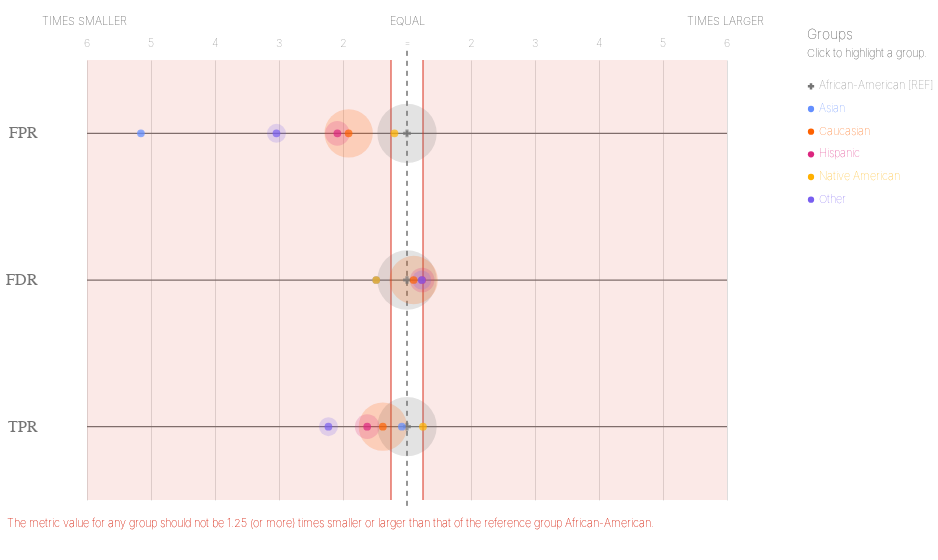

This figure's notebook cell:
### Code cell
plot.disparities(majority_bdf, METRICS, ATTRIBUTE)

### Figure 1 — Vega-Lite specification as saved in the notebook (floating-point values rounded to 4 significant figures)
{"config": {"view": {"continuousWidth": 400, "continuousHeight": 300, "strokeWidth": 0}, "axisLeft": {"labelColor": "rgb(117,117,117)", "labelFont": "Arial", "labelFontSize": 16}}, "layer": [{"data": {"name": "data-1b6c0ee1ed0a3dafb2de7fad4b1f89f3"}, "mark": {"type": "rule", "stroke": "rgb(117,117,117)", "strokeWidth": 1.25, "tooltip": ""}, "encoding": {"x": {"type": "quantitative", "field": "x", "scale": {"domain": [-5, 5], "range": [80.0, 720.0]}}, "x2": {"field": "x2"}, "y": {"type": "nominal", "axis": {"domain": false, "labelAngle": 0, "labelPadding": -30, "orient": "left", "ticks": false, "title": ""}, "field": "metric", "scale": {"domain": ["FPR", "FDR", "TPR"], "range": [55.0, 495.0]}}}}, {"data": {"name": "data-79dd248bdaa0ea02c535240e8ad022c8"}, "mark": {"type": "rule", "stroke": "rgb(117,117,117)", "strokeDash": [5, 5], "strokeWidth": 1}, "encoding": {"tooltip": {"value": "African-American [REF]"}, "x": {"value": 400.0}, "y": {"value": 45.83}, "y2": {"value": 504.2}}}, {"data": {"name": "data-480d08adbcf1a8788c7976ef0d60b38c"}, "mark": {"type": "text", "align": "center", "color": "rgb(117,117,117)", "font": "Arial", "fontSize": 11, "fontWeight": 100, "tooltip": ""}, "encoding": {"text": {"type": "nominal", "field": "label"}, "x": {"type": "quantitative", "field": "value", "scale": {"domain": [-5, 5], "range": [80.0, 720.0]}}, "y": {"value": 38.5}}}, {"layer": [{"mark": {"type": "text", "align": "right", "fill": "rgb(117,117,117)", "font": "Arial", "fontSize": 11, "fontWeight": 100, "tooltip": ""}, "encoding": {"text": {"value": "TIMES SMALLER"}, "x": {"value": 120.0}, "y": {"value": 16.5}}}, {"mark": {"type": "text", "align": "left", "fill": "rgb(117,117,117)", "font": "Arial", "fontSize": 11, "fontWeight": 100, "tooltip": ""}, "encoding": {"text": {"value": "TIMES LARGER"}, "x": {"value": 680.0}, "y": {"value": 16.5}}}, {"mark": {"type": "text", "align": "center", "fill": "rgb(117,117,117)", "font": "Arial", "fontSize": 11, "fontWeight": 100, "tooltip": ""}, "encoding": {"text": {"value": "EQUAL"}, "x": {"value": 400.0}, "y": {"value": 16.5}}}], "data": {"name": "data-79dd248bdaa0ea02c535240e8ad022c8"}}, {"layer": [{"mark": {"type": "rule", "opacity": 0.8, "stroke": "rgb(217, 46, 28)", "strokeWidth": 1.25, "tooltip": ""}, "encoding": {"x": {"type": "quantitative", "field": "min", "scale": {"domain": [-5, 5], "range": [80.0, 720.0]}}, "y": {"value": 55.0}, "y2": {"value": 495.0}}}, {"mark": {"type": "rule", "opacity": 0.8, "stroke": "rgb(217, 46, 28)", "strokeWidth": 1.25, "tooltip": ""}, "encoding": {"x": {"type": "quantitative", "field": "max", "scale": {"domain": [-5, 5], "range": [80.0, 720.0]}}, "y": {"value": 55.0}, "y2": {"value": 495.0}}}, {"layer": [{"mark": {"type": "rect", "fill": "rgb(217, 46, 28)", "opacity": 0.1, "tooltip": ""}, "encoding": {"x": {"type": "quantitative", "field": "min", "scale": {"domain": [-5, 5], "range": [80.0, 720.0]}}, "x2": {"field": "lower_end"}, "y": {"value": 55.0}, "y2": {"value": 495.0}}}, {"mark": {"type": "rect", "fill": "rgb(217, 46, 28)", "opacity": 0.1, "tooltip": ""}, "encoding": {"x": {"type": "quantitative", "field": "max", "scale": {"domain": [-5, 5], "range": [80.0, 720.0]}}, "x2": {"field": "upper_end"}, "y": {"value": 55.0}, "y2": {"value": 495.0}}}]}, {"data": {"name": "data-79dd248bdaa0ea02c535240e8ad022c8"}, "mark": {"type": "text", "align": "left", "baseline": "top", "fill": "rgb(217, 46, 28)", "font": "Arial", "fontSize": 11, "fontWeight": 100, "tooltip": ""}, "encoding": {"text": {"value": "The metric value for any group should not be 1.25 (or more) times smaller or larger than that of the reference group African-American."}, "x": {"value": 0}, "y": {"value": 513.3}}}], "data": {"name": "data-5410892836ee63ff73ffba8075fa2b3d"}}, {"layer": [{"mark": "circle"}, {"data": {"name": "data-2212780b1f478cf24ed134466f6e26ca"}, "mark": {"type": "circle", "opacity": 0.2}, "encoding": {"color": {"condition": {"type": "nominal", "field": "attribute_value", "legend": null, "scale": {"domain": ["African-American", "Asian", "Caucasian", "Hispanic", "Native American", "Other"], "range": ["rgb(117,117,117)", "rgb(100, 143, 255)", "rgb(254, 97, 0)", "rgb(220, 38, 127)", "rgb(255, 176, 0)", "rgb(120, 94, 240)"]}, "selection": "selector001"}, "value": "rgb(224,224,224)"}, "size": {"type": "quantitative", "field": "group_size", "legend": null, "scale": {"domain": [0, 4435.0], "range": [0, 4224.0]}}, "tooltip": [{"type": "nominal", "field": "attribute_value", "title": "Group"}, {"type": "nominal", "field": "tooltip_group_size", "title": "Group Size"}, {"type": "nominal", "field": "tooltip_disparity_explanation_fpr", "title": "Disparity"}, {"type": "quantitative", "field": "fpr", "format": ".2f", "title": "FPR"}], "x": {"type": "quantitative", "axis": {"domain": false, "labels": false, "ticks": false, "title": null, "values": [-5, -4, -3, -2, -1, 1, 2, 3, 4, 5]}, "field": "fpr_disparity_scaled", "scale": {"domain": [-5, 5], "range": [80.0, 720.0]}}, "y": {"type": "nominal", "axis": {"domain": false, "grid": false, "labels": false, "ticks": false, "title": " "}, "field": "metric_variable", "scale": {"domain": ["FPR", "FDR", "TPR"], "range": [55.0, 495.0]}}}, "selection": {"selector003": {"type": "multi", "empty": "all", "fields": ["attribute_value"]}}, "transform": [{"calculate": "'FPR'", "as": "metric_variable"}]}, {"data": {"name": "data-2212780b1f478cf24ed134466f6e26ca"}, "mark": {"type": "circle", "opacity": 0.2}, "encoding": {"color": {"condition": {"type": "nominal", "field": "attribute_value", "legend": null, "scale": {"domain": ["African-American", "Asian", "Caucasian", "Hispanic", "Native American", "Other"], "range": ["rgb(117,117,117)", "rgb(100, 143, 255)", "rgb(254, 97, 0)", "rgb(220, 38, 127)", "rgb(255, 176, 0)", "rgb(120, 94, 240)"]}, "selection": "selector001"}, "value": "rgb(224,224,224)"}, "size": {"type": "quantitative", "field": "group_size", "legend": null, "scale": {"domain": [0, 4435.0], "range": [0, 4224.0]}}, "tooltip": [{"type": "nominal", "field": "attribute_value", "title": "Group"}, {"type": "nominal", "field": "tooltip_group_size", "title": "Group Size"}, {"type": "nominal", "field": "tooltip_disparity_explanation_fdr", "title": "Disparity"}, {"type": "quantitative", "field": "fdr", "format": ".2f", "title": "FDR"}], "x": {"type": "quantitative", "axis": {"domain": false, "labels": false, "ticks": false, "title": null, "values": [-5, -4, -3, -2, -1, 1, 2, 3, 4, 5]}, "field": "fdr_disparity_scaled", "scale": {"domain": [-5, 5], "range": [80.0, 720.0]}}, "y": {"type": "nominal", "axis": {"domain": false, "grid": false, "labels": false, "ticks": false, "title": " "}, "field": "metric_variable", "scale": {"domain": ["FPR", "FDR", "TPR"], "range": [55.0, 495.0]}}}, "selection": {"selector005": {"type": "multi", "empty": "all", "fields": ["attribute_value"]}}, "transform": [{"calculate": "'FDR'", "as": "metric_variable"}]}, {"data": {"name": "data-2212780b1f478cf24ed134466f6e26ca"}, "mark": {"type": "circle", "opacity": 0.2}, "encoding": {"color": {"condition": {"type": "nominal", "field": "attribute_value", "legend": null, "scale": {"domain": ["African-American", "Asian", "Caucasian", "Hispanic", "Native American", "Other"], "range": ["rgb(117,117,117)", "rgb(100, 143, 255)", "rgb(254, 97, 0)", "rgb(220, 38, 127)", "rgb(255, 176, 0)", "rgb(120, 94, 240)"]}, "selection": "selector001"}, "value": "rgb(224,224,224)"}, "size": {"type": "quantitative", "field": "group_size", "legend": null, "scale": {"domain": [0, 4435.0], "range": [0, 4224.0]}}, "tooltip": [{"type": "nominal", "field": "attribute_value", "title": "Group"}, {"type": "nominal", "field": "tooltip_group_size", "title": "Group Size"}, {"type": "nominal", "field": "tooltip_disparity_explanation_tpr", "title": "Disparity"}, {"type": "quantitative", "field": "tpr", "format": ".2f", "title": "TPR"}], "x": {"type": "quantitative", "axis": {"domain": false, "labels": false, "ticks": false, "title": null, "values": [-5, -4, -3, -2, -1, 1, 2, 3, 4, 5]}, "field": "tpr_disparity_scaled", "scale": {"domain": [-5, 5], "range": [80.0, 720.0]}}, "y": {"type": "nominal", "axis": {"domain": false, "grid": false, "labels": false, "ticks": false, "title": " "}, "field": "metric_variable", "scale": {"domain": ["FPR", "FDR", "TPR"], "range": [55.0, 495.0]}}}, "selection": {"selector007": {"type": "multi", "empty": "all", "fields": ["attribute_value"]}}, "transform": [{"calculate": "'TPR'", "as": "metric_variable"}]}, {"layer": [{"mark": "point"}, {"data": {"name": "data-2212780b1f478cf24ed134466f6e26ca"}, "mark": {"type": "point", "filled": true, "size": 60}, "encoding": {"color": {"condition": {"type": "nominal", "field": "attribute_value", "legend": null, "scale": {"domain": ["African-American", "Asian", "Caucasian", "Hispanic", "Native American", "Other"], "range": ["rgb(117,117,117)", "rgb(100, 143, 255)", "rgb(254, 97, 0)", "rgb(220, 38, 127)", "rgb(255, 176, 0)", "rgb(120, 94, 240)"]}, "selection": "selector001"}, "value": "rgb(224,224,224)"}, "shape": {"type": "nominal", "field": "attribute_value", "legend": null, "scale": {"domain": ["African-American", "Asian", "Caucasian", "Hispanic", "Native American", "Other"], "range": ["cross", "circle", "circle", "circle", "circle", "circle"]}}, "tooltip": [{"type": "nominal", "field": "attribute_value", "title": "Group"}, {"type": "nominal", "field": "tooltip_group_size", "title": "Group Size"}, {"type": "nominal", "field": "tooltip_disparity_explanation_fpr", "title": "Disparity"}, {"type": "quantitative", "field": "fpr", "format": ".2f", "title": "FPR"}], "x": {"type": "quantitative", "axis": {"domain": false, "labels": false, "ticks": false, "title": null, "values": [-5, -4, -3, -2, -1, 1, 2, 3, 4, 5]}, "field": "fpr_disparity_scaled", "scale": {"domain": [-5, 5], "range": [80.0, 720.0]}}, "y": {"type": "nominal", "axis": {"domain": false, "grid": false, "labels": false, "ticks": false, "title": " "}, "field": "metric_variable", "scale": {"domain": ["FPR", "FDR", "TPR"], "range": [55.0, 495.0]}}}, "selection": {"selector002": {"type": "multi", "empty": "all", "fields": ["attribute_value"]}}, "transform": [{"calculate": "'FPR'", "as": "metric_variable"}]}, {"data": {"name": "data-2212780b1f478cf24ed134466f6e26ca"}, "mark": {"type": "point", "filled": true, "size": 60}, "encoding": {"color": {"condition": {"type": "nominal", "field": "attribute_value", "legend": null, "scale": {"domain": ["African-American", "Asian", "Caucasian", "Hispanic", "Native American", "Other"], "range": ["rgb(117,117,117)", "rgb(100, 143, 255)", "rgb(254, 97, 0)", "rgb(220, 38, 127)", "rgb(255, 176, 0)", "rgb(120, 94, 240)"]}, "selection": "selector001"}, "value": "rgb(224,224,224)"}, "shape": {"type": "nominal", "field": "attribute_value", "legend": null, "scale": {"domain": ["African-American", "Asian", "Caucasian", "Hispanic", "Native American", "Other"], "range": ["cross", "circle", "circle", "circle", "circle", "circle"]}}, "tooltip": [{"type": "nominal", "field": "attribute_value", "title": "Group"}, {"type": "nominal", "field": "tooltip_group_size", "title": "Group Size"}, {"type": "nominal", "field": "tooltip_disparity_explanation_fdr", "title": "Disparity"}, {"type": "quantitative", "field": "fdr", "format": ".2f", "title": "FDR"}], "x": {"type": "quantitative", "axis": {"domain": false, "labels": false, "ticks": false, "title": null, "values": [-5, -4, -3, -2, -1, 1, 2, 3, 4, 5]}, "field": "fdr_disparity_scaled", "scale": {"domain": [-5, 5], "range": [80.0, 720.0]}}, "y": {"type": "nominal", "axis": {"domain": false, "grid": false, "labels": false, "ticks": false, "title": " "}, "field": "metric_variable", "scale": {"domain": ["FPR", "FDR", "TPR"], "range": [55.0, 495.0]}}}, "selection": {"selector004": {"type": "multi", "empty": "all", "fields": ["attribute_value"]}}, "transform": [{"calculate": "'FDR'", "as": "metric_variable"}]}, {"data": {"name": "data-2212780b1f478cf24ed134466f6e26ca"}, "mark": {"type": "point", "filled": true, "size": 60}, "encoding": {"color": {"condition": {"type": "nominal", "field": "attribute_value", "legend": null, "scale": {"domain": ["African-American", "Asian", "Caucasian", "Hispanic", "Native American", "Other"], "range": ["rgb(117,117,117)", "rgb(100, 143, 255)", "rgb(254, 97, 0)", "rgb(220, 38, 127)", "rgb(255, 176, 0)", "rgb(120, 94, 240)"]}, "selection": "selector001"}, "value": "rgb(224,224,224)"}, "shape": {"type": "nominal", "field": "attribute_value", "legend": null, "scale": {"domain": ["African-American", "Asian", "Caucasian", "Hispanic", "Native American", "Other"], "range": ["cross", "circle", "circle", "circle", "circle", "circle"]}}, "tooltip": [{"type": "nominal", "field": "attribute_value", "title": "Group"}, {"type": "nominal", "field": "tooltip_group_size", "title": "Group Size"}, {"type": "nominal", "field": "tooltip_disparity_explanation_tpr", "title": "Disparity"}, {"type": "quantitative", "field": "tpr", "format": ".2f", "title": "TPR"}], "x": {"type": "quantitative", "axis": {"domain": false, "labels": false, "ticks": false, "title": null, "values": [-5, -4, -3, -2, -1, 1, 2, 3, 4, 5]}, "field": "tpr_disparity_scaled", "scale": {"domain": [-5, 5], "range": [80.0, 720.0]}}, "y": {"type": "nominal", "axis": {"domain": false, "grid": false, "labels": false, "ticks": false, "title": " "}, "field": "metric_variable", "scale": {"domain": ["FPR", "FDR", "TPR"], "range": [55.0, 495.0]}}}, "selection": {"selector006": {"type": "multi", "empty": "all", "fields": ["attribute_value"]}}, "transform": [{"calculate": "'TPR'", "as": "metric_variable"}]}]}]}, {"layer": [{"mark": {"type": "point", "filled": true, "opacity": 1, "size": 39.48}, "encoding": {"color": {"condition": {"type": "nominal", "field": "attribute_value", "legend": null, "scale": {"domain": ["African-American", "Asian", "Caucasian", "Hispanic", "Native American", "Other"], "range": ["rgb(117,117,117)", "rgb(100, 143, 255)", "rgb(254, 97, 0)", "rgb(220, 38, 127)", "rgb(255, 176, 0)", "rgb(120, 94, 240)"]}, "selection": "selector001"}, "value": "rgb(224,224,224)"}, "shape": {"type": "nominal", "field": "attribute_value", "legend": null, "scale": {"domain": ["African-American", "Asian", "Caucasian", "Hispanic", "Native American", "Other"], "range": ["cross", "circle", "circle", "circle", "circle", "circle"]}}, "x": {"value": 804}, "y": {"type": "nominal", "axis": {"domain": false, "grid": false, "labels": false, "ticks": false, "title": " "}, "field": "attribute_value", "scale": {"domain": ["African-American", "Asian", "Caucasian", "Hispanic", "Native American", "Other"], "range": [70, 206]}}}, "selection": {"selector001": {"type": "multi", "empty": "all", "fields": ["attribute_value"]}}}, {"mark": {"type": "text", "align": "left", "baseline": "middle", "font": "Arial", "fontSize": 11, "fontWeight": 100}, "encoding": {"color": {"condition": {"type": "nominal", "field": "attribute_value", "legend": null, "scale": {"domain": ["African-American", "Asian", "Caucasian", "Hispanic", "Native American", "Other"], "range": ["rgb(117,117,117)", "rgb(100, 143, 255)", "rgb(254, 97, 0)", "rgb(220, 38, 127)", "rgb(255, 176, 0)", "rgb(120, 94, 240)"]}, "selection": "selector001"}, "value": "rgb(224,224,224)"}, "text": {"type": "nominal", "field": "label"}, "x": {"value": 812}, "y": {"type": "nominal", "axis": {"domain": false, "grid": false, "labels": false, "ticks": false, "title": " "}, "field": "attribute_value", "scale": {"domain": ["African-American", "Asian", "Caucasian", "Hispanic", "Native American", "Other"], "range": [70, 206]}}}, "selection": {"selector008": {"type": "multi", "empty": "all", "fields": ["attribute_value"]}}}, {"data": {"name": "data-79dd248bdaa0ea02c535240e8ad022c8"}, "mark": {"type": "text", "align": "left", "baseline": "middle", "color": "rgb(117,117,117)", "font": "Arial", "fontSize": 11, "fontWeight": 100}, "encoding": {"text": {"value": "Click to highlight a group."}, "x": {"value": 800}, "y": {"value": 49}}}, {"data": {"name": "data-79dd248bdaa0ea02c535240e8ad022c8"}, "mark": {"type": "text", "align": "left", "baseline": "middle", "color": "rgb(117,117,117)", "font": "Arial", "fontSize": 14, "fontWeight": 100}, "encoding": {"text": {"value": "Groups"}, "x": {"value": 800}, "y": {"value": 30}}}], "data": {"name": "data-33fedf0748abb2f8c0c839126e3451ef"}}], "height": 550, "resolve": {"scale": {"size": "independent", "y": "independent"}}, "width": 800, "$schema": "https://vega.github.io/schema/vega-lite/v4.8.1.json", "datasets": {"data-1b6c0ee1ed0a3dafb2de7fad4b1f89f3": [{"metric": "FPR", "x": -5, "x2": 5}, {"metric": "FDR", "x": -5, "x2": 5}, {"metric": "TPR", "x": -5, "x2": 5}], "data-79dd248bdaa0ea02c535240e8ad022c8": [{"a": 1, "b": 0}, {"a": 1, "b": 0}], "data-480d08adbcf1a8788c7976ef0d60b38c": [{"value": -5, "label": 6}, {"value": -4, "label": 5}, {"value": -3, "label": 4}, {"value": -2, "label": 3}, {"value": -1, "label": 2}, {"value": 0, "label": "="}, {"value": 1, "label": 2}, {"value": 2, "label": 3}, {"value": 3, "label": 4}, {"value": 4, "label": 5}, {"value": 5, "label": 6}], "data-5410892836ee63ff73ffba8075fa2b3d": [{"min": -0.25, "max": 0.25, "lower_end": -5, "upper_end": 5}], "data-2212780b1f478cf24ed134466f6e26ca": [{"attribute_name": "race", "attribute_value": "African-American", "group_size": 3696, "total_entities": 7214, "fpr": 0.4485, "fdr": 0.3703, "tpr": 0.7201, "fpr_disparity": 1.0, "fdr_disparity": 1.0, "tpr_disparity": 1.0, "fpr_disparity_scaled": 0.0, "fdr_disparity_scaled": 0.0, "tpr_disparity_scaled": 0.0, "tooltip_group_size": "3,696 (51.23%)", "tooltip_disparity_explanation_fpr": "Reference group", "tooltip_disparity_explanation_fdr": "Reference group", "tooltip_disparity_explanation_tpr": "Reference group"}, {"attribute_name": "race", "attribute_value": "Asian", "group_size": 32, "total_entities": 7214, "fpr": 0.08696, "fdr": 0.25, "tpr": 0.6667, "fpr_disparity": 0.1939, "fdr_disparity": 0.6752, "tpr_disparity": 0.9257, "fpr_disparity_scaled": -4.157, "fdr_disparity_scaled": -0.4811, "tpr_disparity_scaled": -0.08022, "tooltip_group_size": "32 (0.44%)", "tooltip_disparity_explanation_fpr": "5.16 times smaller FPR than the reference group", "tooltip_disparity_explanation_fdr": "1.48 times smaller FDR than the reference group", "tooltip_disparity_explanation_tpr": "1.08 times smaller TPR than the reference group"}, {"attribute_name": "race", "attribute_value": "Caucasian", "group_size": 2454, "total_entities": 7214, "fpr": 0.2345, "fdr": 0.4087, "tpr": 0.5228, "fpr_disparity": 0.523, "fdr_disparity": 1.104, "tpr_disparity": 0.7259, "fpr_disparity_scaled": -0.9121, "fdr_disparity_scaled": 0.1036, "tpr_disparity_scaled": -0.3775, "tooltip_group_size": "2,454 (34.02%)", "tooltip_disparity_explanation_fpr": "1.91 times smaller FPR than the reference group", "tooltip_disparity_explanation_fdr": "1.10 times larger FDR than the reference group", "tooltip_disparity_explanation_tpr": "1.38 times smaller TPR than the reference group"}, {"attribute_name": "race", "attribute_value": "Hispanic", "group_size": 637, "total_entities": 7214, "fpr": 0.2148, "fdr": 0.4579, "tpr": 0.444, "fpr_disparity": 0.479, "fdr_disparity": 1.237, "tpr_disparity": 0.6165, "fpr_disparity_scaled": -1.088, "fdr_disparity_scaled": 0.2366, "tpr_disparity_scaled": -0.6221, "tooltip_group_size": "637 (8.83%)", "tooltip_disparity_explanation_fpr": "2.09 times smaller FPR than the reference group", "tooltip_disparity_explanation_fdr": "1.24 times larger FDR than the reference group", "tooltip_disparity_explanation_tpr": "1.62 times smaller TPR than the reference group"}, {"attribute_name": "race", "attribute_value": "Native American", "group_size": 18, "total_entities": 7214, "fpr": 0.375, "fdr": 0.25, "tpr": 0.9, "fpr_disparity": 0.8362, "fdr_disparity": 0.6752, "tpr_disparity": 1.25, "fpr_disparity_scaled": -0.1959, "fdr_disparity_scaled": -0.4811, "tpr_disparity_scaled": 0.2497, "tooltip_group_size": "18 (0.25%)", "tooltip_disparity_explanation_fpr": "1.20 times smaller FPR than the reference group", "tooltip_disparity_explanation_fdr": "1.48 times smaller FDR than the reference group", "tooltip_disparity_explanation_tpr": "1.25 times larger TPR than the reference group"}, {"attribute_name": "race", "attribute_value": "Other", "group_size": 377, "total_entities": 7214, "fpr": 0.1475, "fdr": 0.4557, "tpr": 0.3233, "fpr_disparity": 0.329, "fdr_disparity": 1.231, "tpr_disparity": 0.4489, "fpr_disparity_scaled": -2.04, "fdr_disparity_scaled": 0.2307, "tpr_disparity_scaled": -1.227, "tooltip_group_size": "377 (5.23%)", "tooltip_disparity_explanation_fpr": "3.04 times smaller FPR than the reference group", "tooltip_disparity_explanation_fdr": "1.23 times larger FDR than the reference group", "tooltip_disparity_explanation_tpr": "2.23 times smaller TPR than the reference group"}], "data-33fedf0748abb2f8c0c839126e3451ef": [{"attribute_value": "African-American", "label": "African-American [REF]"}, {"attribute_value": "Asian", "label": "Asian"}, {"attribute_value": "Caucasian", "label": "Caucasian"}, {"attribute_value": "Hispanic", "label": "Hispanic"}, {"attribute_value": "Native American", "label": "Native American"}, {"attribute_value": "Other", "label": "Other"}]}}
